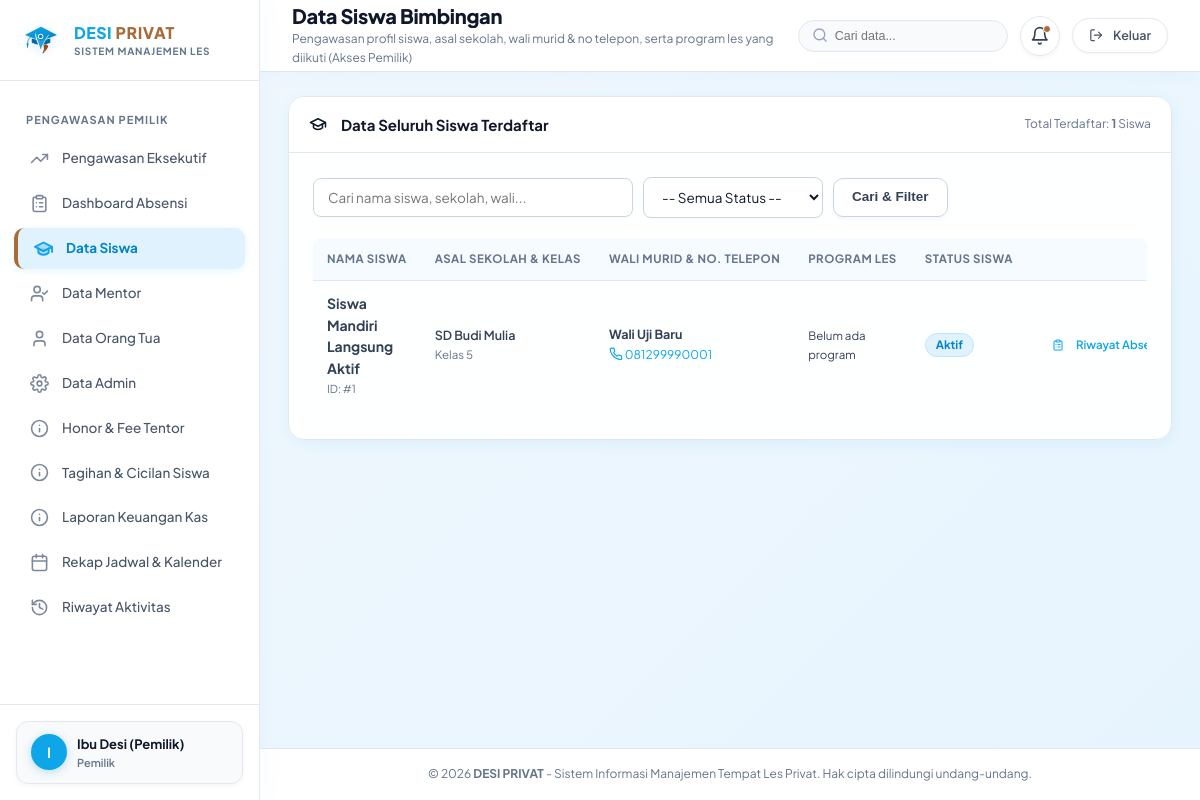
The app's page /owner/students (signed in) with its own data.
### tables this page shows
CREATE TABLE users (
    id INTEGER PRIMARY KEY AUTOINCREMENT,
    username TEXT UNIQUE NOT NULL,
    password_hash TEXT NOT NULL,
    role TEXT NOT NULL CHECK(role IN ('admin', 'owner', 'mentor', 'parent')),
    full_name TEXT NOT NULL,
    email TEXT,
    phone TEXT,
    is_active INTEGER DEFAULT 1,
    created_at DATETIME DEFAULT CURRENT_TIMESTAMP,
    updated_at DATETIME DEFAULT CURRENT_TIMESTAMP
);

CREATE TABLE students (
    id INTEGER PRIMARY KEY AUTOINCREMENT,
    parent_id INTEGER NOT NULL REFERENCES parents(id) ON DELETE RESTRICT,
    full_name TEXT NOT NULL,
    school TEXT,
    grade TEXT,
    birth_date TEXT,
    address TEXT,
    notes TEXT,
    status TEXT NOT NULL DEFAULT 'aktif' CHECK(status IN ('aktif', 'nonaktif', 'berhenti')),
    created_at DATETIME DEFAULT CURRENT_TIMESTAMP,
    updated_at DATETIME DEFAULT CURRENT_TIMESTAMP
, initial_meeting_offset INTEGER NOT NULL DEFAULT 0, initial_offset_notes TEXT, initial_offset_set_at DATETIME, initial_offset_set_by INTEGER, latitude REAL, longitude REAL, payment_validated_by INTEGER, payment_validated_at DATETIME, payment_status TEXT DEFAULT 'lunas', meetings_per_period INTEGER DEFAULT 8);

### routes/owner.py (the view)
@owner_bp.route("/students")
def students():
    status_filter = request.args.get("status")
    program_filter = request.args.get("program_id")
    search = request.args.get("q", "").strip()
    students_list = get_students_report(status_filter, program_filter, search)
    programs_list = query_db("SELECT id, name FROM programs ORDER BY name ASC")
    return render_template(
        "owner/students.html",
        students=students_list,
        programs=programs_list,
        status_filter=status_filter,
        program_filter=program_filter,
        search=search
    )

### templates/owner/students.html (shortened to what this page needs)
{% extends "base.html" %}
{% block page_title %}Data Siswa Bimbingan{% endblock %}
{% block page_subtitle %}Pengawasan profil siswa, asal sekolah, wali murid & no telepon, serta program les yang diikuti (Akses Pemilik){% endblock %}
{% block content %}
<div class="card">
  <div class="card-header" style="display: flex; justify-content: space-between; align-items: center; flex-wrap: wrap; gap: 10px;">
    <div class="card-title"><span>{{ icon('student') }}</span> Data Seluruh Siswa Terdaftar</div>
    <div style="font-size: 12px; color: var(--text-muted);">
      Total Terdaftar: <strong>{{ students|length }}</strong> Siswa
    </div>
  </div>
  <div class="card-body">
    <form method="GET" action="{{ url_for('owner.students') }}" class="filter-bar" style="margin-bottom: 20px; display: flex; gap: 10px; flex-wrap: wrap;">
      <input type="text" name="q" value="{{ search }}" placeholder="Cari nama siswa, sekolah, wali..." class="form-control" style="max-width: 320px;">
      <select name="status" class="form-select" style="max-width: 180px;">
        <option value="">-- Semua Status --</option>
      </select>
      <button type="submit" class="btn btn-secondary">Cari &amp; Filter</button>
    </form>
    <div class="table-responsive">
      <table class="table-desi">
        <thead>
          <tr>
            <th>Nama Siswa</th>
            <th>Asal Sekolah &amp; Kelas</th>
            <th>Wali Murid &amp; No. Telepon</th>
            <th>Program Les</th>
            <th>Status Siswa</th>
            <th style="text-align: right;">Aksi</th>
          </tr>
        </thead>
        <tbody>
          {% for st in students %}
          <tr>
            <td>
              <strong style="color: var(--navy-dark); font-size: 14px;">{{ st.full_name }}</strong>
              <div style="font-size: 11px; color: var(--text-muted);">ID: #{{ st.id }}</div>
            </td>
            <td>
              <div style="font-weight: 600; color: var(--navy-primary);">{{ st.school or '-' }}</div>
              <div style="font-size: 11.5px; color: var(--text-muted);">
                {% if st.grade %}{{ st.grade }}{% else %}-{% endif %}
              </div>
            </td>
            <td>
              <strong style="color: var(--navy-dark);">{{ st.parent_name or '-' }}</strong>
              {% if st.parent_phone %}
                <div style="font-size: 12px; color: var(--blue-brand); margin-top: 2px;">
                  {{ icon('phone') }} <a href="tel:{{ st.parent_phone }}" style="color: inherit; text-decoration: none;">{{ st.parent_phone }}</a>
                </div>
              {% else %}
                <div style="font-size: 11px; color: var(--gray-400);">-</div>
              {% endif %}
            </td>
            <td>
              {% if st.enrolled_programs %}
                {% for prog in st.enrolled_programs.split(',') %}
                  <span class="badge badge-info" style="font-size: 11px; margin: 2px 2px 2px 0;">{{ prog.strip() }}</span>
                {% endfor %}
              {% else %}
                <span style="font-size: 11.5px; color: var(--gray-400); italic;">Belum ada program</span>
              {% endif %}
            </td>
            <td>{{ st.status|status_badge|safe }}</td>
            <td style="text-align: right;">
              <div style="display: inline-flex; gap: 6px; align-items: center;">
                <a href="{{ url_for('owner.student_attendance_detail', student_id=st.id) }}" class="btn btn-outline-primary btn-sm" style="font-size: 11.5px; padding: 4px 10px;">
                  {{ icon('clipboard') }} Riwayat Absensi
                </a>
              </div>
            </td>
          </tr>
          {% else %}
          <tr>
            <td colspan="6" style="text-align: center; padding: 32px; color: var(--gray-500);">
              Tidak ada data siswa yang sesuai filter pencarian.
            </td>
          </tr>
          {% endfor %}
        </tbody>
      </table>
    </div>
  </div>
</div>
{% endblock %}

### templates/base.html (shortened to what this page needs)
<!DOCTYPE html>
<html lang="id">
<head>
  <link rel="stylesheet" href="{{ url_for('static', filename='css/main.css') }}">
</head>
<body>
  <div class="app-container">
    <aside class="sidebar" id="sidebar">
      <div class="sidebar-header">
        <div style="display: flex; align-items: center; gap: 12px; flex: 1; min-width: 0;">
          <img src="{{ url_for('static', filename='images/logo_symbol.svg') }}" class="sidebar-brand-img" alt="Logo DESI PRIVAT">
          <div style="min-width: 0;">
            <div class="sidebar-brand-title"><span class="brand-desi" style="color: #0EA5E9;">DESI</span> <span class="brand-privat" style="color: #A66B37;">PRIVAT</span></div>
            <div class="sidebar-brand-sub" style="font-size: 10px; font-weight: 700; letter-spacing: 0.8px; color: #64748B;">SISTEM MANAJEMEN LES</div>
          </div>
        </div>
      </div>
      <nav class="sidebar-nav">
        {% if current_user.role == 'admin' %}
          <div class="nav-section-title">Operasional Utama</div>
          <a href="{{ url_for('admin.dashboard') }}" class="nav-link {% if request.endpoint == 'admin.dashboard' %}active{% endif %}">
            <span class="nav-icon">{{ icon('dashboard') }}</span> Dashboard Admin
          </a>
          <a href="{{ url_for('admin.schedules') }}" class="nav-link {% if request.endpoint and 'admin.schedules' in request.endpoint %}active{% endif %}">
            <span class="nav-icon">{{ icon('calendar') }}</span> Penjadwalan &amp; Sesi
          </a>
          <a href="{{ url_for('admin.students') }}" class="nav-link {% if request.endpoint and 'admin.student' in request.endpoint %}active{% endif %}">
            <span class="nav-icon">{{ icon('student') }}</span> Data Siswa
          </a>
          <a href="{{ url_for('admin.parents') }}" class="nav-link {% if request.endpoint and 'admin.parents' in request.endpoint %}active{% endif %}">
            <span class="nav-icon">{{ icon('family') }}</span> Data Orang Tua / Wali
          </a>
          <a href="{{ url_for('admin.mentors') }}" class="nav-link {% if request.endpoint and 'admin.mentors' in request.endpoint %}active{% endif %}">
            <span class="nav-icon">{{ icon('mentor') }}</span> Data Mentor
          </a>
          <a href="{{ url_for('admin.programs') }}" class="nav-link {% if request.endpoint and 'admin.programs' in request.endpoint %}active{% endif %}">
            <span class="nav-icon">{{ icon('book') }}</span> Program Les
          </a>
          <a href="{{ url_for('admin.bills') }}" class="nav-link {% if request.endpoint and 'admin.bills' in request.endpoint %}active{% endif %}">
            <span class="nav-icon">{{ icon('receipt') }}</span> Tagihan &amp; Cicilan Siswa
          </a>
          <div class="nav-section-title">Sistem &amp; Keamanan</div>
          <a href="{{ url_for('admin.accounts') }}" class="nav-link {% if request.endpoint and 'admin.accounts' in request.endpoint %}active{% endif %}">
            <span class="nav-icon">{{ icon('key') }}</span> Manajemen Akun
          </a>
          <a href="{{ url_for('admin.notifications_center') }}" class="nav-link {% if request.endpoint and 'admin.notifications' in request.endpoint %}active{% endif %}">
            <span class="nav-icon">{{ icon('bell') }}</span> Pemberitahuan Sistem
          </a>
          <a href="{{ url_for('admin.reports') }}" class="nav-link {% if request.endpoint and 'admin.reports' in request.endpoint %}active{% endif %}">
            <span class="nav-icon">{{ icon('report') }}</span> Laporan &amp; Ekspor
          </a>
          <a href="{{ url_for('admin.audit_logs') }}" class="nav-link {% if request.endpoint and 'admin.audit_logs' in request.endpoint %}active{% endif %}">
            <span class="nav-icon">{{ icon('history') }}</span> Riwayat Audit Log
          </a>
          <a href="{{ url_for('admin.backups') }}" class="nav-link {% if request.endpoint and 'admin.backups' in request.endpoint %}active{% endif %}">
            <span class="nav-icon">{{ icon('backup') }}</span> Backup &amp; Restore
          </a>
        {% elif current_user.role == 'owner' %}
          <div class="nav-section-title">Pengawasan Pemilik</div>
          <a href="{{ url_for('owner.dashboard') }}" class="nav-link {% if request.endpoint == 'owner.dashboard' %}active{% endif %}">
            <span class="nav-icon">{{ icon('trending-up') }}</span> Pengawasan Eksekutif
          </a>
          <a href="{{ url_for('owner.attendance') }}" class="nav-link {% if request.endpoint and 'owner.attendance' in request.endpoint %}active{% endif %}">
            <span class="nav-icon">{{ icon('clipboard') }}</span> Dashboard Absensi
          </a>
          <a href="{{ url_for('owner.students') }}" class="nav-link {% if request.endpoint == 'owner.students' %}active{% endif %}">
            <span class="nav-icon">{{ icon('student') }}</span> Data Siswa
          </a>
          <a href="{{ url_for('owner.mentors') }}" class="nav-link {% if request.endpoint == 'owner.mentors' %}active{% endif %}">
            <span class="nav-icon">{{ icon('mentor') }}</span> Data Mentor
          </a>
          <a href="{{ url_for('owner.parents') }}" class="nav-link {% if request.endpoint == 'owner.parents' %}active{% endif %}">
            <span class="nav-icon">{{ icon('user') }}</span> Data Orang Tua
          </a>
          <a href="{{ url_for('owner.admins') }}" class="nav-link {% if request.endpoint == 'owner.admins' %}active{% endif %}">
            <span class="nav-icon">{{ icon('settings') }}</span> Data Admin
          </a>
          <a href="{{ url_for('owner.honor') }}" class="nav-link {% if request.endpoint and 'owner.honor' in request.endpoint %}active{% endif %}">
            <span class="nav-icon">{{ icon('credit-card') }}</span> Honor &amp; Fee Tentor
          </a>
          <a href="{{ url_for('owner.bills') }}" class="nav-link {% if request.endpoint and 'owner.bills' in request.endpoint %}active{% endif %}">
            <span class="nav-icon">{{ icon('receipt') }}</span> Tagihan &amp; Cicilan Siswa
          </a>
          <a href="{{ url_for('owner.finance_report') }}" class="nav-link {% if request.endpoint and 'owner.finance' in request.endpoint %}active{% endif %}">
            <span class="nav-icon">{{ icon('credit-card') }}</span> Laporan Keuangan Kas
          </a>
          <a href="{{ url_for('owner.schedules') }}" class="nav-link {% if request.endpoint == 'owner.schedules' %}active{% endif %}">
            <span class="nav-icon">{{ icon('calendar') }}</span> Rekap Jadwal &amp; Kalender
          </a>
          <a href="{{ url_for('owner.audit_logs') }}" class="nav-link {% if request.endpoint == 'owner.audit_logs' %}active{% endif %}">
            <span class="nav-icon">{{ icon('history') }}</span> Riwayat Aktivitas
          </a>
        {% endif %}
      </nav>
      <div class="sidebar-footer">
        <div class="user-badge" style="display: flex; align-items: center; gap: 10px; padding: 12px 14px; background: #F8FAFC; border-radius: 12px; border: 1px solid #E2E8F0;">
          <div class="user-avatar" style="width: 36px; height: 36px; border-radius: 50%; background: #0EA5E9; color: #FFFFFF; display: flex; align-items: center; justify-content: center; font-weight: 700; font-size: 14px;">
            {{ current_user.full_name[:1] if (current_user and current_user.full_name) else 'U' }}
          </div>
          <div class="user-info" style="min-width: 0; flex: 1;">
            <div class="user-name" style="font-size: 13px; font-weight: 700; color: #0F172A; white-space: nowrap; overflow: hidden; text-overflow: ellipsis;">
              {{ current_user.full_name if (current_user and current_user.full_name) else 'Pengguna' }}
            </div>
            <div class="user-role-label" style="font-size: 11px; color: #64748B;">
              {% if current_user.role == 'admin' %}Admin Pengelola
              {% elif current_user.role == 'owner' %}Pemilik
              {% elif current_user.role == 'mentor' %}Mentor
              {% elif current_user.role == 'parent' %}Orang Tua / Wali
              {% endif %}
            </div>
          </div>
        </div>
      </div>
    </aside>
    <div class="main-wrapper">
      <header class="top-navbar">
        <div class="top-navbar-left">
          <div class="page-title-box">
            <h1>{% block page_title %}DESI PRIVAT{% endblock %}</h1>
            <p>{% block page_subtitle %}Sistem Informasi Manajemen Tempat Les Privat{% endblock %}</p>
          </div>
        </div>
        <div class="navbar-actions">
          <div class="navbar-search" style="display: flex;">
            <span class="search-icon">{{ icon('search') }}</span>
            <input type="text" class="navbar-search-input" placeholder="Cari data..." id="topNavbarSearch" onkeyup="if(event.key==='Enter'){window.location.href='{{ url_for('admin.students') if (current_user and current_user.role=='admin') else '#' }}?q='+encodeURIComponent(this.value);}">
          </div>
          {% if current_user %}
            {% if current_user.role == 'admin' %}
              <a href="{{ url_for('admin.notifications_center') }}" class="notif-bell-btn" title="Pusat Notifikasi">
                {{ icon('bell') }}
                {% if unread_count > 0 %}
                  <span class="notif-badge-count">{{ unread_count }}</span>
                {% else %}
                  <span class="notif-dot"></span>
                {% endif %}
              </a>
            {% else %}
              <span class="notif-bell-btn" title="Notifikasi Sistem" style="cursor: pointer;">
                {{ icon('bell') }}
                <span class="notif-dot"></span>
              </span>
            {% endif %}
            <a href="{{ url_for('auth.logout') }}" class="navbar-logout-btn" title="Keluar dari sistem">
              {{ icon('logout') }} <span class="logout-text">Keluar</span>
            </a>
          {% endif %}
        </div>
      </header>
      <main class="content-body">
        {% block content %}{% endblock %}
      </main>
      <footer style="padding: 16px 28px; text-align: center; font-size: 12px; color: var(--text-muted); border-top: 1px solid var(--border-subtle); background: var(--white);">
        &copy; {{ current_year }} <strong>DESI PRIVAT</strong> - Sistem Informasi Manajemen Tempat Les Privat. Hak cipta dilindungi undang-undang.
      </footer>
    </div>
  </div>
</body>
</html>

### records on screen
users: full_name "Ibu Desi (Pemilik)"
students: full_name "Siswa Mandiri Langsung Aktif", id "1", school "SD Budi Mulia", grade "Kelas 5", parent_name "Wali Uji Baru", parent_phone "081299990001", status|status_badge "Aktif"

### other values on screen
{{ students|length }} "1"
